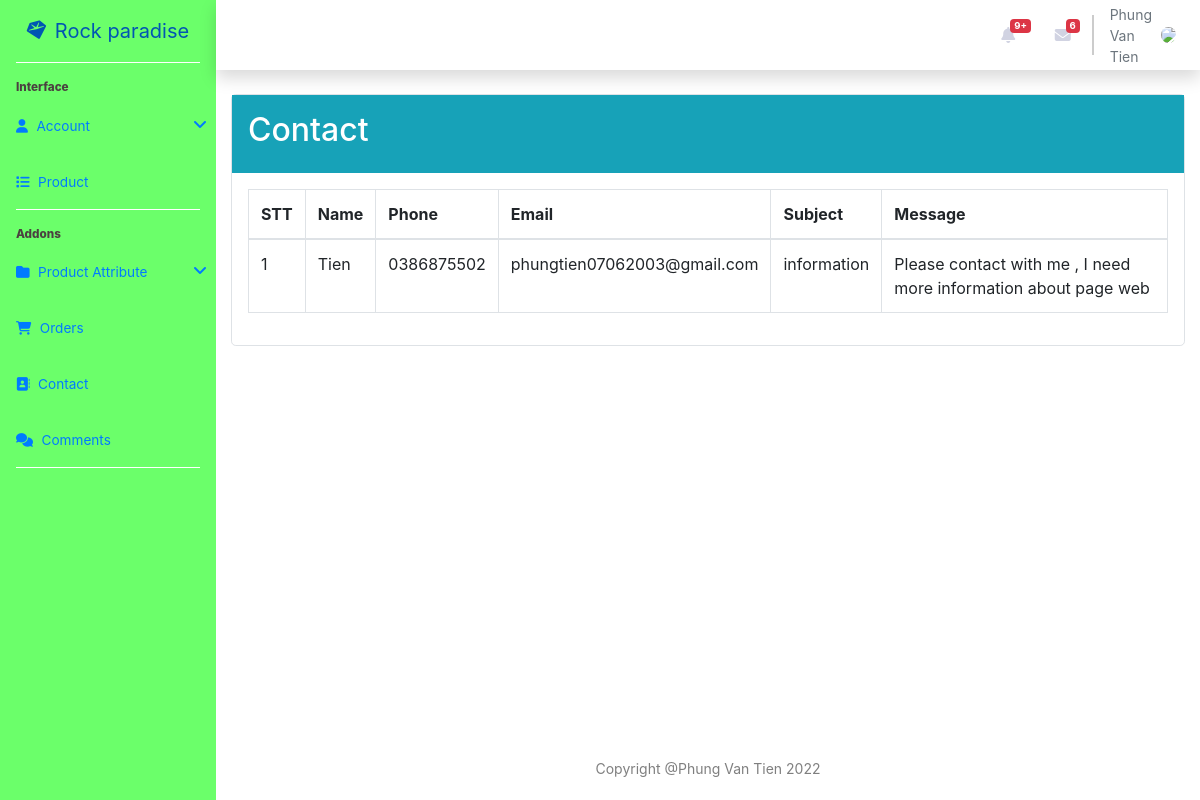
The page /SourceCode/Jewellery/admin/contact.php (signed in) on the database its author committed.
### tables this page shows
CREATE TABLE `account` (
  `id` int(11) NOT NULL,
  `role` varchar(30) NOT NULL,
  `fullname` varchar(50) NOT NULL,
  `email` varchar(100) NOT NULL,
  `password` varchar(50) NOT NULL,
  `phone` varchar(11) NOT NULL,
  `address` varchar(200) NOT NULL,
  `created_at` timestamp NOT NULL DEFAULT CURRENT_TIMESTAMP,
  `code` int(11) NOT NULL DEFAULT '0',
  `status` varchar(20) NOT NULL DEFAULT 'verified'
);

CREATE TABLE `contact` (
  `id` int(11) NOT NULL,
  `name` varchar(50) NOT NULL,
  `phone` varchar(11) NOT NULL,
  `email` varchar(100) NOT NULL,
  `subject` varchar(50) NOT NULL,
  `message` varchar(255) NOT NULL
);

### SourceCode/Jewellery/admin/contact.php (the view, shortened to what this page needs)
<?php
include "connect.php";
$sql = "SELECT * FROM contact ";
$result = $conn->query($sql);
$arr_contact = [];
if ($result->num_rows > 0) {
    $arr_contact = $result->fetch_all(MYSQLI_ASSOC);
}
?>
<!DOCTYPE html>
<html lang="en">
<head>
    <link rel="stylesheet" href="../public/css/admin.css?v=2">
    <link rel="stylesheet" href="https://cdnjs.cloudflare.com/ajax/libs/font-awesome/6.1.2/css/all.min.css" />
    <link rel="stylesheet" href="https://cdn.jsdelivr.net/npm/bootstrap@4.6.1/dist/css/bootstrap.min.css">
</head>
<body>
    <section class="flex-wrap d-flex ">
        <?php include "navbar.php" ?>
        <section>
            <div class="container-fluid">
                <div class="list_acc row">
                    <div class="col-md-12" style="min-height: 40rem;">
                        <div class="list_brand border rounded-lg">
                            <div class="create-brand bg-info p-3 w-100 d-flex justify-content-between">
                                <h2 class="text-white">Contact</h2>
                            </div>
                            <div class="table_brand p-3">
                                <table class="table table-bordered">
                                    <thead>
                                        <tr>
                                            <th>STT</th>
                                            <th>Name</th>
                                            <th>Phone</th>
                                            <th>Email</th>
                                            <th>Subject</th>
                                            <th>Message</th>
                                        </tr>
                                    </thead>
                                    <tbody>
                                        <?php
                                        if (is_array($arr_contact)) {
                                            foreach ($arr_contact as $index => $value) {
                                        ?>
                                                <tr>
                                                    <td><?php echo ++$index; ?></td>
                                                    <td><?php echo $value['name']; ?></td>
                                                    <td><?php echo $value['phone']; ?></td>
                                                    <td><?php echo $value['email']; ?></td>
                                                    <td><?php echo $value['subject']; ?></td>
                                                    <td><?php echo $value['message']; ?></td>
                                                </tr>
                                        <?php
                                            }
                                        }
                                        ?>
                                    </tbody>
                                </table>
                            </div>
                        </div>
                    </div>
                </div>
            </div>
        </section>
        <footer class="bg-white">
            <div class="container my-auto py-4">
                <div class="text-center my-auto text-black-50 small">
                    <span>Copyright @Phung Van Tien 2022</span>
                </div>
            </div>
        </footer>
    </section>
</body>
</html>

### SourceCode/Jewellery/admin/navbar.php (shortened to what this page needs)
<?php
include "connect.php";
$sql = "SELECT * FROM account WHERE role = 'admin' ";
$result = $conn->query($sql);
$admin = [];
if ($result->num_rows > 0) {
    $admin = $result->fetch_all(MYSQLI_ASSOC);
} else {
    echo "Error: " . $conn->error;
}
?>
<ul class="sidebar mb-0 list-unstyled" id="accordionSidebar">
    <a class="sidebar-brand d-flex align-item-center justify-content-center p-3" style="text-decoration: none;" href="admin.php">
        <div class="sidebar-brand-icon rotate-n-15">
            <i class="fa-solid fa-gem"></i>
        </div>
        <div class="sidebar-brand-text ml-2">Rock paradise</div>
    </a>
    <hr class="sidebar-divider">
    <div class="sidebar-heading">Interface</div>
    <li class="nav-item collapsed">
        <a class="nav-link" href="#" data-toggle="collapse" data-target="#collapseTwo">
            <i class="fa-solid fa-user"></i>
            <span>Account</span>
        </a>
    </li>
    <li class="nav-item">
        <a class="nav-link" href="listProduct.php">
            <i class="fa-solid fa-list"></i>
            <span>Product</span>
        </a>
    </li>
    <hr class="sidebar-divider">
    <div class="sidebar-heading">Addons</div>
    <li class="nav-item collapsed">
        <a class="nav-link" href="#" data-toggle="collapse" data-target="#collapseFour">
            <i class="fa-solid fa-folder"></i>
            <span>Product Attribute</span>
        </a>
    </li>
    <li class="nav-item">
        <a href="order.php" class="nav-link">
            <i class="fa-solid fa-cart-shopping"></i>
            <span>Orders</span>
        </a>
    </li>
    <li class="nav-item">
        <a href="contact.php" class="nav-link">
            <i class="fa-solid fa-address-book"></i>
            <span>Contact</span>
        </a>
    </li>
    <li class="nav-item">
        <a href="comments.php" class="nav-link">
            <i class="fa-solid fa-comments"></i>
            <span>Comments</span>
        </a>
    </li>
    <hr class="sidebar-divider d-none d-md-block">
</ul>
<div id="content-wrapper">
    <div id="content">
        <nav class="navbar navbar-expand-sm navbar-light bg-white topbar mb-4 static-top shadow">
            <ul class="navbar-nav info-user">
                <li class="nav-item  mx-1">
                    <a class="nav-link " href="#">
                        <i class="fas fa-bell"></i>
                        <span class="badge badge-danger">9+</span>
                    </a>
                </li>
                <li class="nav-item  mx-1">
                    <a class="nav-link " href="#">
                        <i class="fas fa-envelope"></i>
                        <span class="badge badge-danger">6</span>
                    </a>
                </li>
                <div class="" id="topbar-divider"></div>
                <li class="nav-item dropdown">
                    <a class="nav-link" href="#" id="userDropdown" role="button" data-toggle="dropdown">
                        <?php
                        if (is_array($admin)) {
                            foreach ($admin as $key => $value) {
                        ?>
                                <span class="ml-2 d-none d-lg-inline small text-secondary"><?php if (!empty($value['fullname'])) echo $value['fullname'] ?></span>
                        <?php
                            }
                        }
                        ?>
                        <img style="width: 20%;" class="ml-2 img-profile rounded-circle" src="../public/images/dashboardAdmin/avatar.jpg">
                    </a>
                </li>
            </ul>
        </nav>

### SourceCode/Jewellery/public/css/admin.css (style rules this page uses)
html { font-family: sans-serif; line-height: 1.15; -webkit-text-size-adjust: 100%; -webkit-tap-highlight-color: transparent }
body { margin: 0; font-family: Nunito, -apple-system, BlinkMacSystemFont, "Segoe UI", Roboto, "Helvetica Neue", Arial, sans-serif, "Apple Color Emoji", "Segoe UI Emoji", "Segoe UI Symbol", "Noto Color Emoji"; font-size: 1rem; font-weight: 400; line-height: 1.5; color: #858796; text-align: left; background-color: #fff }
#accordionSidebar { background-color: #6bff6a; min-height: 100vh; width: 16%; }
#content-wrapper { width: 84%; }
hr { box-sizing: content-box; height: 0; overflow: visible; }
.rotate-n-15 { transform: rotate(-15deg) }
h1, h2, h3, h4, h5, h6 { margin-top: 0; margin-bottom: .5rem; }
.sidebar-brand { font-size: 1.25rem; }
.sidebar hr.sidebar-divider { border-top: 1px solid #fff; }
.sidebar hr.sidebar-divider { margin: 0 1rem 1rem; }
.sidebar .nav-item { position: relative; }
.sidebar .nav-item .nav-link { text-align: center; padding: .75rem 1rem; width: 6.5rem }
.sidebar .nav-item .nav-link span { font-size: .65rem; display: block }
.sidebar .sidebar-heading { padding-left: 1rem; font-weight: 800; font-size: .73rem; color: #4b4040; }
.sidebar .nav-item .nav-link { display: block; width: 100%; text-align: left; padding: 1rem; width: 14rem; }
.sidebar .nav-item .nav-link i { font-size: .85rem; margin-right: .25rem; }
.sidebar .nav-item .nav-link span { font-size: .85rem; display: inline; }
.sidebar .nav-item .nav-link[data-toggle=collapse]::after { width: 1rem; text-align: center; float: right; vertical-align: 0; border: 0; font-weight: 900; content: '\f107'; font-family: 'Font Awesome 5 Free'; }
.topbar { height: 4.375rem }
.topbar .nav-item .nav-link { height: 4.375rem; display: flex; align-items: center; padding: 0 .75rem }
.topbar.navbar-light .navbar-nav .nav-item .nav-link { color: #d1d3e2 }
#topbar-divider { background-color: #ccc; border: .5px solid #ccc; height: 2.5rem; margin: auto; }
.nav-link .badge-danger { margin-bottom: 18px; margin-left: -5px; font-size: 60% !important; }
.nav-item>#userDropdown { max-width: 26rem; }
.navbar>.info-user { padding-left: 23rem; }
@media only screen and (min-width: 64em) and (max-width: 80em) { #accordionSidebar { width: 18%; } }
@media only screen and (min-width: 64em) and (max-width: 80em) { #content-wrapper { width: 82%; } }
@media only screen and (min-width: 64em) and (max-width: 80em) { .nav-item > #userDropdown { max-width: 34rem; } }

### rows shown on the page
account: fullname "Phung Van Tien"
contact: name "Tien", phone "0386875502", email "phungtien07062003@gmail.com", subject "information", message "Please contact with me , I need more information about page web"
